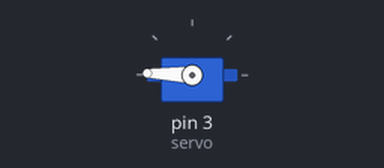
Recording of a sketch running on a simulated Arduino Uno, built with avr-gcc and run on an emulated ATmega328P. Shown: servo.

Above: at 2.05 s.
At 2.7 s:
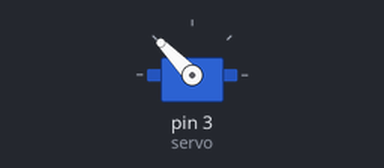
At 3.35 s:
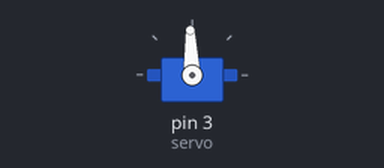
At 4.7 s:
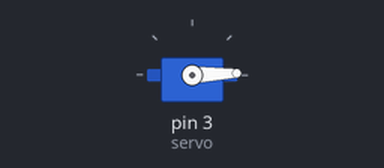
Timing chart, 0 to 8.2 s (numbered marks = the images above):
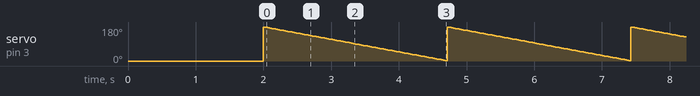

The sketch:

Servo_Motor_2.ino
```cpp
#include <Servo.h>

Servo servo;

int angle = 0;

void setup() {
  servo.attach(3);
  servo.write(angle);
  delay(2000);
}

void loop() {
  for(angle = 0; angle>180; angle++)
  {
    servo.write(angle);
    delay(15);
  }

  for(angle = 180; angle > 0; angle--)
  {
    servo.write(angle);
    delay(15);
  }

}
```

Measured:
- by itself, servo on pin 3 (servo): ramps from 180° to 2° and jumps back, once every 2.7 s
